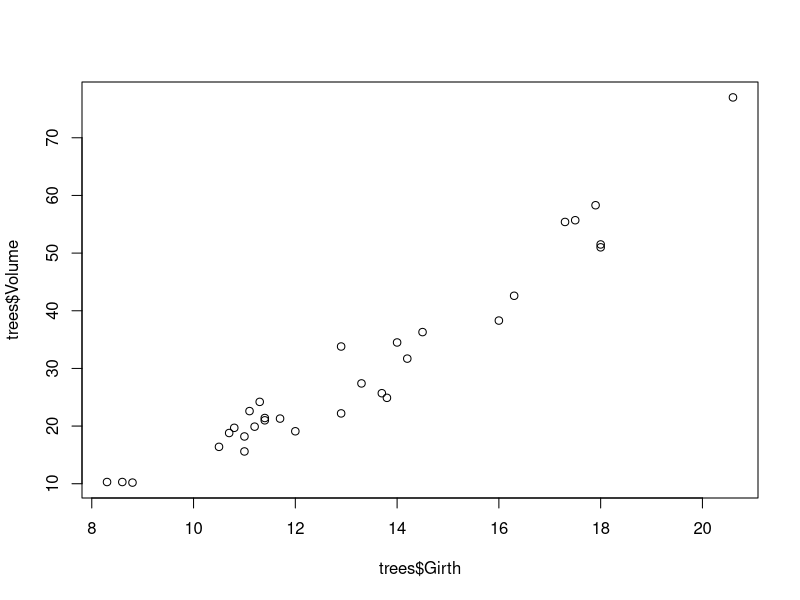
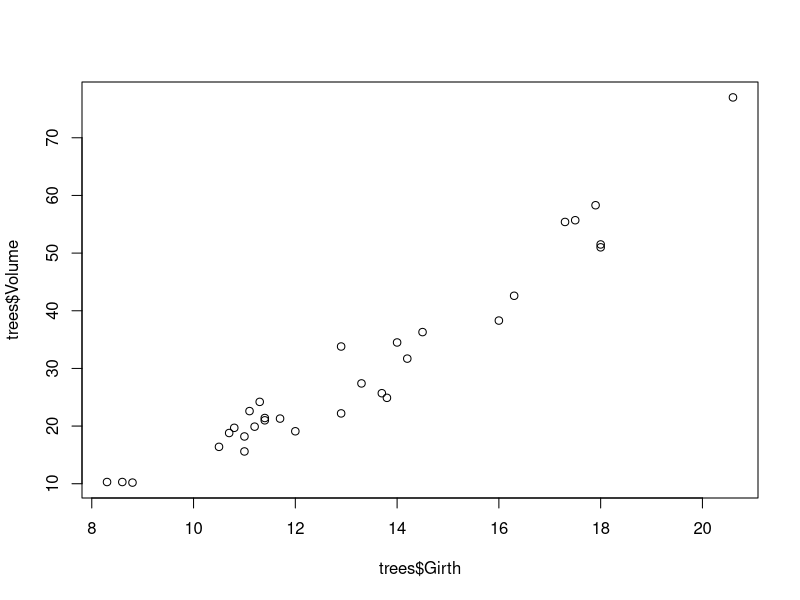
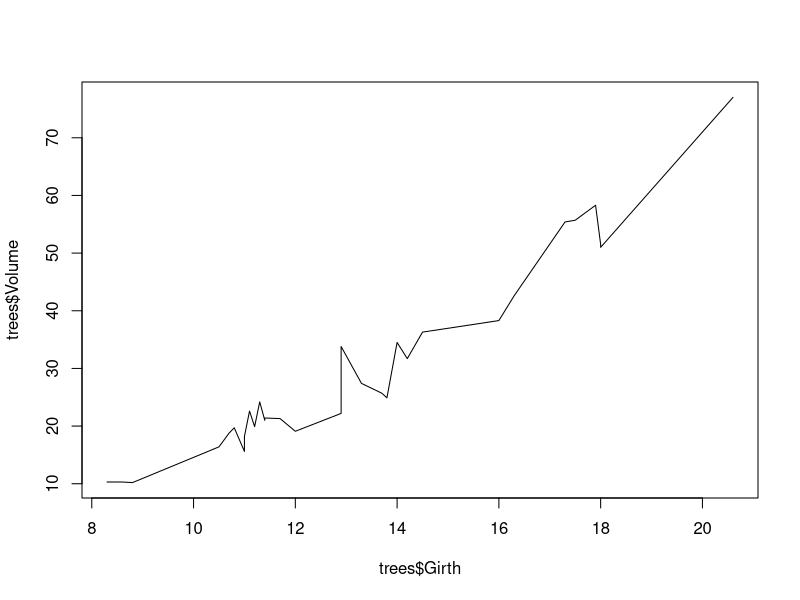
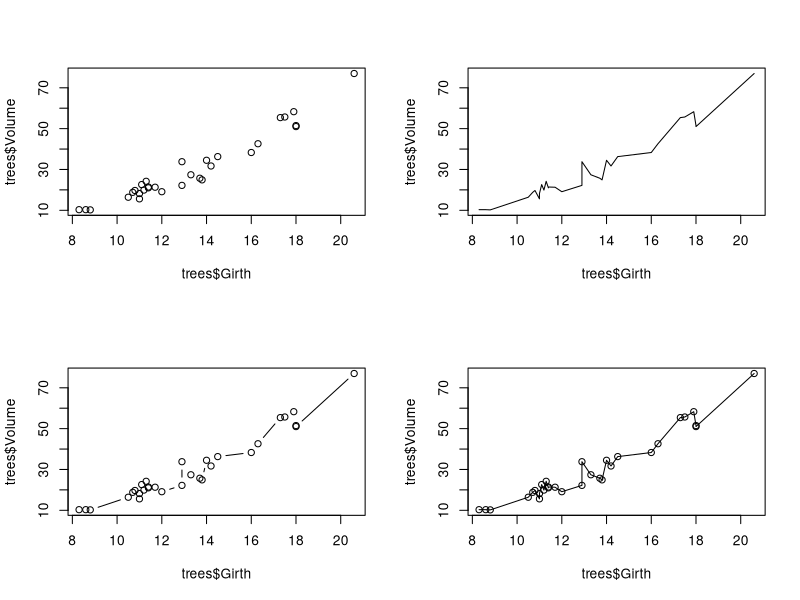
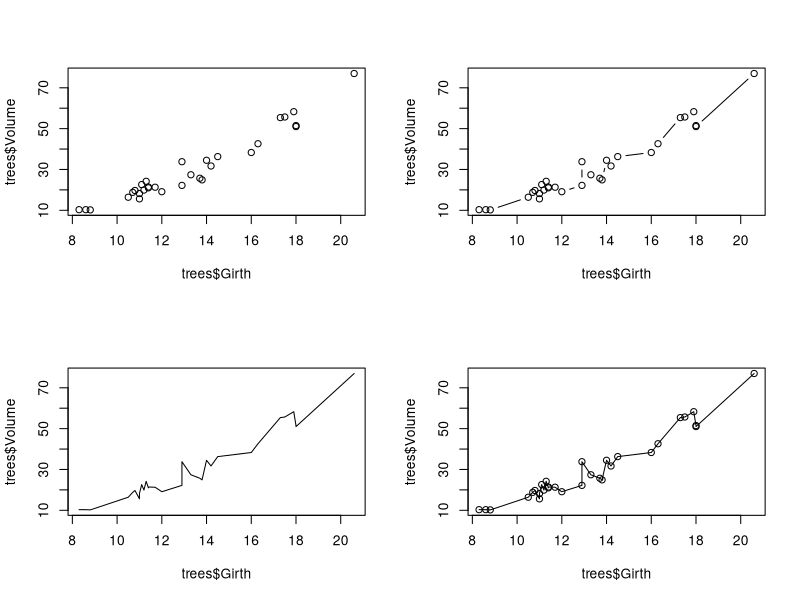
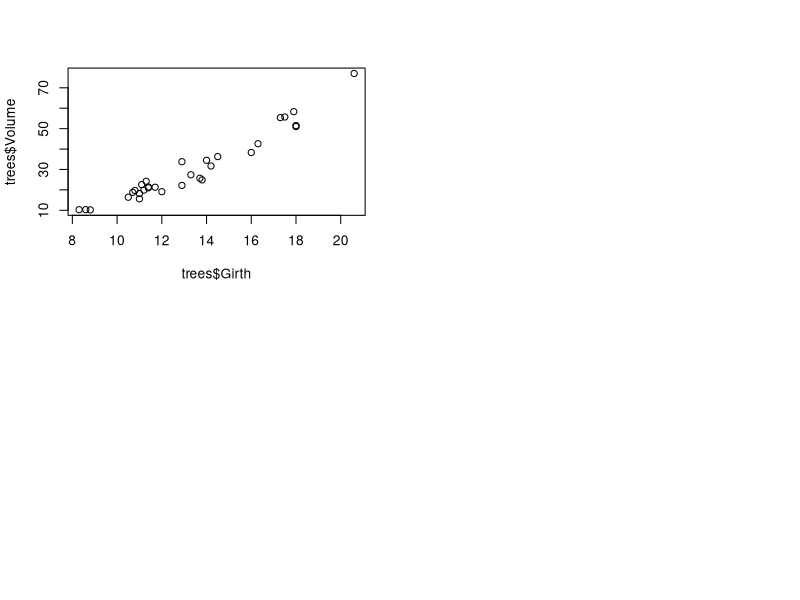
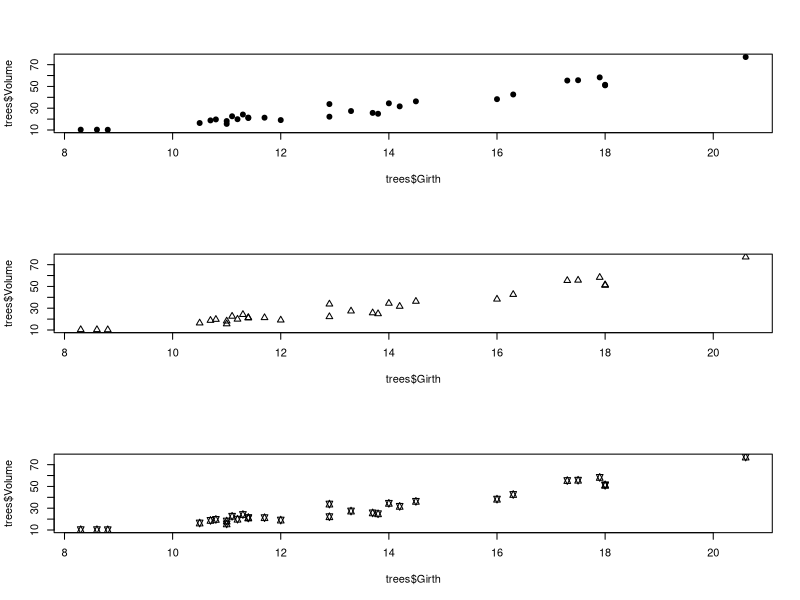
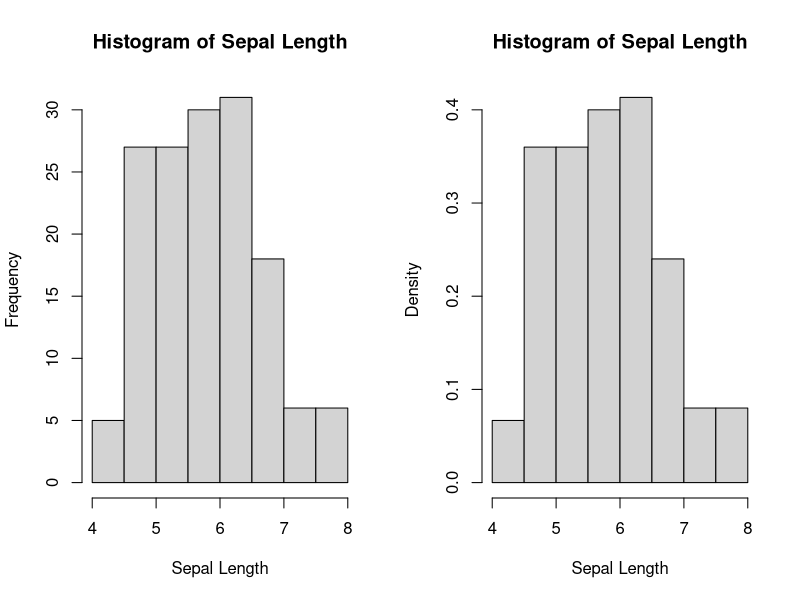

Reproduce these figures in R, in order. (Note: this script raises an error after producing the figures.)

#  R Crash Course, Day 1 Module 3
 # Casa Tisaru Lepsa, Romania 

#  Managing data

library(tidyverse)

  # Data ----------------------

# look at description of built in dataset
?trees      

# Show the structure of the trees dataframe
str(trees)   

 # Show the first few observations of the trees dataframe
head(trees)  


  # Basic plotting ----------------------

plot(x = trees$Girth, y = trees$Volume)    # use R's built-in "trees" dataset: ?trees

# or

plot(trees$Girth, trees$Volume) 

# line graph
plot(trees$Girth, trees$Volume,
     type = "l")   # lines
# ?base::plot

  # Viewing multiple plots ----------------------

?par

par()   # view the default graphical parameters (can be kind of overwhelming!)

# change plotting window

# specify graphical parameters
par(mfrow=c(2,2)) 

# create plots to fill plotting window
plot(trees$Girth, 
     trees$Volume)             # point

plot(trees$Girth, 
     trees$Volume, 
     type="l")   # lines

plot(trees$Girth, 
     trees$Volume,
     type="b")   # both

plot(trees$Girth, 
     trees$Volume, 
     type="o")   # both with connected lines

# layout

# Use "layout" to define a 2 row x 2 column matrix with elements 1, 2, 3, and 4.
# This divides the image into four sections and then fills these with the plot function
layout(matrix(1:4, nrow=2, ncol=2))

# create plots to fill plotting window
plot(trees$Girth, 
     trees$Volume)             # point

plot(trees$Girth, 
     trees$Volume, 
     type="l")   # lines

plot(trees$Girth, 
     trees$Volume, 
     type="b")   # both

plot(trees$Girth, 
     trees$Volume, 
     type="o")   # both with connected lines


plot(trees$Girth, 
     trees$Volume)             ## The plot is still in 4 parts

graphics.off()                                  ## now the plot is reset!



  # Plot symbols ----------------------

# Use layout to define a 3 row x 1 column matrix with elements 1, 2, and 3.
# This divides the image into three sections and then fills these with the plot function
layout(matrix(1:3, 
              nrow = 3, 
              ncol = 1))

# pch: 'plotting character' changes the type of point that is used (default is an open circle)!
plot(trees$Girth, 
     trees$Volume, 
     pch = 19)     # filled point

plot(trees$Girth, 
     trees$Volume, 
     pch = 2)      # open triangle

plot(trees$Girth, 
     trees$Volume, 
     pch = 11)     # star


  # Histograms ----------------------

layout(matrix(1:2, 1, 2))

## y-axis is in counts by default (total observations in each "bin")
hist(iris$Sepal.Length, 
     main = "Histogram of Sepal Length",
     xlab = "Sepal Length")

## change y-axis to proportions of the entire dataset using freq=FALSE
hist(iris$Sepal.Length, 
     freq = FALSE, 
     main = "Histogram of Sepal Length", 
     xlab = "Sepal Length")


  # Plotting matrices ----------------------

plot(iris)


# quick invesrtigation of relationship between variables 

pairs(iris)

# create correlation matrix for numeric variables in the iris data
chart.Correlation(iris[,1:4], 
                  histogram = TRUE, 
                  method = "pearson")
